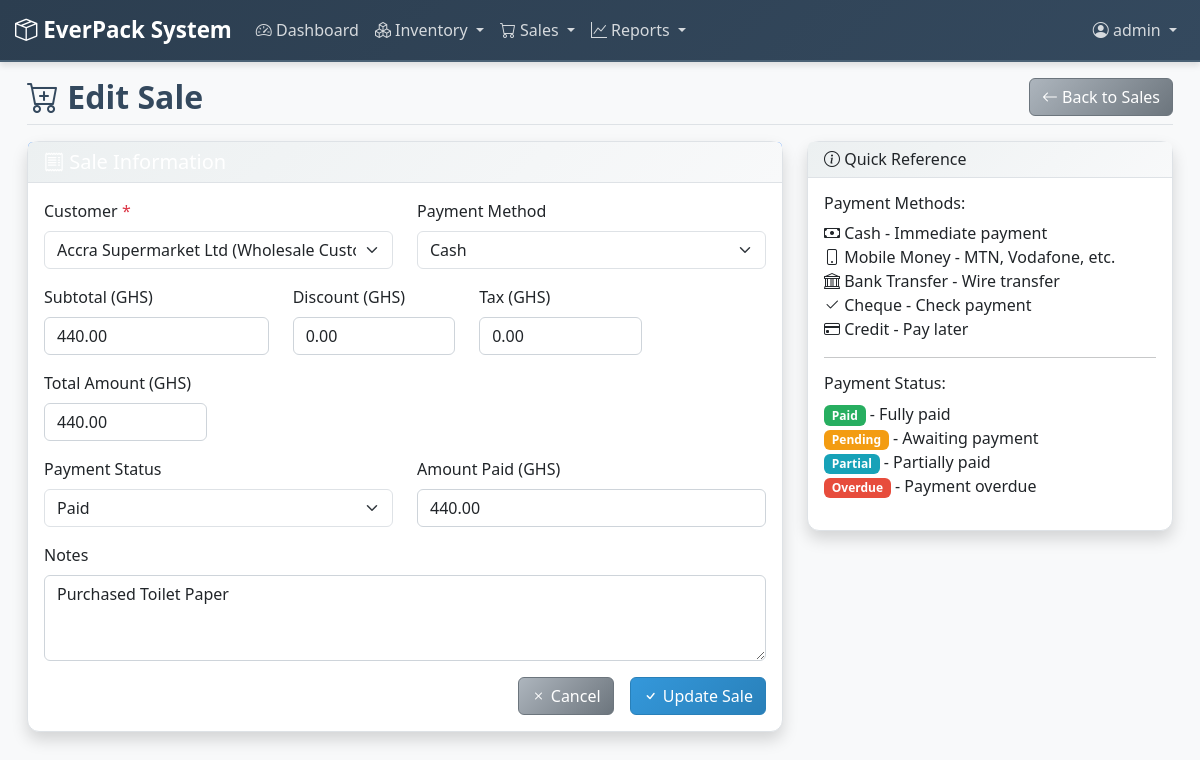
The page /sales/20/edit/ (signed in) on the database its author committed.
### sales/models.py (models this page shows, shortened)
class Sale(models.Model):
    PAYMENT_STATUS_CHOICES = [
        ('PAID', 'Paid'),
        ('PENDING', 'Pending'),
        ('PARTIAL', 'Partial'),
        ('OVERDUE', 'Overdue'),
    ]
    PAYMENT_METHOD_CHOICES = [
        ('CASH', 'Cash'),
        ('MOBILE_MONEY', 'Mobile Money'),
        ('BANK_TRANSFER', 'Bank Transfer'),
        ('CHEQUE', 'Cheque'),
        ('CREDIT', 'Credit'),
    ]
    invoice_number = models.CharField(max_length=20, unique=True, editable=False)
    customer = models.ForeignKey(Customer, on_delete=models.CASCADE, related_name='sales')
    sale_date = models.DateTimeField(auto_now_add=True)
    payment_method = models.CharField(max_length=15, choices=PAYMENT_METHOD_CHOICES, default='CASH')
    payment_status = models.CharField(max_length=10, choices=PAYMENT_STATUS_CHOICES, default='PAID')
    subtotal = models.DecimalField(max_digits=10, decimal_places=2, default=0)
    discount_amount = models.DecimalField(max_digits=10, decimal_places=2, default=0)
    tax_amount = models.DecimalField(max_digits=10, decimal_places=2, default=0)
    total_amount = models.DecimalField(max_digits=10, decimal_places=2, default=0)
    amount_paid = models.DecimalField(max_digits=10, decimal_places=2, default=0)
    notes = models.TextField(blank=True)
    created_by = models.ForeignKey(User, on_delete=models.CASCADE)
    created_at = models.DateTimeField(auto_now_add=True)
    updated_at = models.DateTimeField(auto_now=True)
    class Meta:
        ordering = ['-created_at']

### sales/views.py (the view, shortened to what this page needs)
# urls.py: path('<int:pk>/edit/', views.SaleUpdateView.as_view(), name='sale_edit'),
class SaleUpdateView(LoginRequiredMixin, UpdateView):
    model = Sale
    template_name = 'sales/sale_form.html'
    fields = ['customer', 'payment_method', 'payment_status', 'subtotal', 'discount_amount', 'tax_amount', 'total_amount', 'amount_paid', 'notes']
    def get_object(self, queryset=None):
        obj = super().get_object(queryset)
        today = timezone.now().date()
        sale_date = obj.sale_date.date()
        return obj

### templates/sales/sale_form.html (shortened to what this page needs)
{% extends 'base.html' %}
{% block page_title %}
    <i class="bi bi-cart-plus"></i> {% if object %}Edit Sale{% else %}Create New Sale{% endif %}
{% endblock %}
{% block page_actions %}
    <a href="{% url 'sales:sale_list' %}" class="btn btn-secondary">
        <i class="bi bi-arrow-left"></i> Back to Sales
    </a>
{% endblock %}
{% block content %}
<div class="row">
    <div class="col-lg-8">
        <div class="card shadow">
            <div class="card-header bg-primary text-white">
                <h5 class="mb-0">
                    <i class="bi bi-receipt"></i> Sale Information
                </h5>
            </div>
            <div class="card-body">
                <form method="post" class="needs-validation" novalidate>
                    <div class="row">
                        <div class="col-md-6">
                            <div class="mb-3">
                                <label for="id_customer" class="form-label">Customer <span class="text-danger">*</span></label>
                                <select class="form-select" id="id_customer" name="customer" required>
                                    {% for customer in form.customer.field.queryset %}
                                        <option value="{{ customer.pk }}"
                                                {% if form.customer.value %}
                                                    {% if customer.pk == form.customer.value or customer.pk|stringformat:"s" == form.customer.value|stringformat:"s" %}selected{% endif %}
                                                {% endif %}>
                                            {{ customer.name }} ({{ customer.get_customer_type_display }})
                                        </option>
                                    {% endfor %}
                                </select>
                            </div>
                        </div>
                        <div class="col-md-6">
                            <div class="mb-3">
                                <label for="id_payment_method" class="form-label">Payment Method</label>
                                <select class="form-select" id="id_payment_method" name="payment_method">
                                    {% for value, label in form.payment_method.field.choices %}
                                        <option value="{{ value }}"
                                                {% if form.payment_method.value == value %}selected{% endif %}>
                                            {{ label }}
                                        </option>
                                    {% endfor %}
                                </select>
                            </div>
                        </div>
                    </div>
                    <div class="row">
                        <div class="col-md-4">
                            <div class="mb-3">
                                <label for="id_subtotal" class="form-label">Subtotal (GHS)</label>
                                <input type="number" class="form-control" id="id_subtotal" name="subtotal"
                                       value="{{ form.subtotal.value|default_if_none:'0' }}" step="0.01" min="0" required>
                            </div>
                        </div>
                        <div class="col-md-3">
                            <div class="mb-3">
                                <label for="id_discount_amount" class="form-label">Discount (GHS)</label>
                                <input type="number" class="form-control" id="id_discount_amount" name="discount_amount"
                                       value="{{ form.discount_amount.value|default_if_none:'0' }}" step="0.01" min="0">
                            </div>
                        </div>
                        <div class="col-md-3">
                            <div class="mb-3">
                                <label for="id_tax_amount" class="form-label">Tax (GHS)</label>
                                <input type="number" class="form-control" id="id_tax_amount" name="tax_amount"
                                       value="{{ form.tax_amount.value|default_if_none:'0' }}" step="0.01" min="0">
                            </div>
                        </div>
                        <div class="col-md-3">
                            <div class="mb-3">
                                <label for="id_total_amount" class="form-label">Total Amount (GHS)</label>
                                <input type="number" class="form-control" id="id_total_amount" name="total_amount"
                                       value="{{ form.total_amount.value|default_if_none:'0' }}" step="0.01" min="0" required>
                            </div>
                        </div>
                    </div>
                    <div class="row">
                        <div class="col-md-6">
                            <div class="mb-3">
                                <label for="id_payment_status" class="form-label">Payment Status</label>
                                <select class="form-select" id="id_payment_status" name="payment_status">
                                    {% for value, label in form.payment_status.field.choices %}
                                        <option value="{{ value }}"
                                                {% if form.payment_status.value == value %}selected{% endif %}>
                                            {{ label }}
                                        </option>
                                    {% endfor %}
                                </select>
                            </div>
                        </div>
                        <div class="col-md-6">
                            <div class="mb-3">
                                <label for="id_amount_paid" class="form-label">Amount Paid (GHS)</label>
                                <input type="number" class="form-control" id="id_amount_paid" name="amount_paid"
                                       value="{{ form.amount_paid.value|default_if_none:'0' }}" step="0.01" min="0">
                            </div>
                        </div>
                    </div>
                    <div class="mb-3">
                        <label for="id_notes" class="form-label">Notes</label>
                        <textarea class="form-control" id="id_notes" name="notes" rows="3"
                                  placeholder="Sale notes...">{{ form.notes.value|default_if_none:'' }}</textarea>
                    </div>
                    <div class="d-grid gap-2 d-md-flex justify-content-md-end">
                        <a href="{% url 'sales:sale_list' %}" class="btn btn-secondary me-md-2">
                            <i class="bi bi-x"></i> Cancel
                        </a>
                        <button type="submit" class="btn btn-primary" id="submitBtn">
                            <span id="submitText">
                                <i class="bi bi-check"></i> {% if object %}Update Sale{% else %}Create Sale{% endif %}
                            </span>
                        </button>
                    </div>
                </form>
            </div>
        </div>
    </div>
    <div class="col-lg-4">
        <div class="card shadow">
            <div class="card-header">
                <h6 class="mb-0"><i class="bi bi-info-circle"></i> Quick Reference</h6>
            </div>
            <div class="card-body">
                <h6>Payment Methods:</h6>
                <ul class="list-unstyled">
                    <li><i class="bi bi-cash"></i> Cash - Immediate payment</li>
                    <li><i class="bi bi-phone"></i> Mobile Money - MTN, Vodafone, etc.</li>
                    <li><i class="bi bi-bank"></i> Bank Transfer - Wire transfer</li>
                    <li><i class="bi bi-check2"></i> Cheque - Check payment</li>
                    <li><i class="bi bi-credit-card"></i> Credit - Pay later</li>
                </ul>
                <hr>
                <h6>Payment Status:</h6>
                <ul class="list-unstyled">
                    <li><span class="badge bg-success">Paid</span> - Fully paid</li>
                    <li><span class="badge bg-warning">Pending</span> - Awaiting payment</li>
                    <li><span class="badge bg-info">Partial</span> - Partially paid</li>
                    <li><span class="badge bg-danger">Overdue</span> - Payment overdue</li>
                </ul>
            </div>
        </div>
    </div>
</div>
{% endblock %}

### templates/base.html (shortened to what this page needs)
{% load role_tags %}
<!DOCTYPE html>
<html lang="en">
<head>
    <link href="https://cdn.jsdelivr.net/npm/bootstrap@5.3.0/dist/css/bootstrap.min.css" rel="stylesheet">
    <link rel="stylesheet" href="https://cdn.jsdelivr.net/npm/bootstrap-icons@1.10.0/font/bootstrap-icons.css">
</head>
<body>
    <nav class="navbar navbar-expand-lg navbar-dark bg-success">
        <div class="container-fluid">
            <a class="navbar-brand" href="{% url 'dashboard:home' %}">
                <i class="bi bi-box-seam"></i> EverPack System
            </a>
            <div class="collapse navbar-collapse" id="navbarNav">
                <ul class="navbar-nav me-auto">
                    {% can_access_app user 'dashboard' as can_dashboard %}
                    {% if can_dashboard %}
                    <li class="nav-item">
                        <a class="nav-link" href="{% url 'dashboard:home' %}">
                            <i class="bi bi-speedometer2"></i> Dashboard
                        </a>
                    </li>
                    {% endif %}
                    {% can_access_app user 'inventory' as can_inventory %}
                    {% if can_inventory %}
                    <li class="nav-item dropdown">
                        <a class="nav-link dropdown-toggle" href="#" id="inventoryDropdown" role="button" data-bs-toggle="dropdown">
                            <i class="bi bi-boxes"></i> Inventory
                        </a>
                            {% can_perform_action user 'delete' as can_manage_stock %}
                    </li>
                    {% endif %}
                    {% can_access_app user 'sales' as can_sales %}
                    {% if can_sales %}
                    <li class="nav-item dropdown">
                        <a class="nav-link dropdown-toggle" href="#" id="salesDropdown" role="button" data-bs-toggle="dropdown">
                            <i class="bi bi-cart"></i> Sales
                        </a>
                    </li>
                    {% endif %}
                    {% can_access_app user 'reports' as can_reports %}
                    {% if can_reports %}
                    <li class="nav-item dropdown">
                        <a class="nav-link dropdown-toggle" href="#" id="reportsDropdown" role="button" data-bs-toggle="dropdown">
                            <i class="bi bi-graph-up"></i> Reports
                        </a>
                    </li>
                    {% endif %}
                </ul>
                {% if user.is_authenticated %}
                <ul class="navbar-nav">
                    <li class="nav-item dropdown">
                        <a class="nav-link dropdown-toggle" href="#" id="userDropdown" role="button" data-bs-toggle="dropdown" aria-expanded="false">
                            <i class="bi bi-person-circle"></i> {{ user.get_full_name|default:user.username }}
                        </a>
                    </li>
                </ul>
                {% else %}
                <ul class="navbar-nav">
                    <li class="nav-item">
                        <a class="nav-link" href="{% url 'accounts:login' %}">Login</a>
                    </li>
                </ul>
                {% endif %}
            </div>
        </div>
    </nav>
    <div class="container-fluid">
        <div class="row">
            <main class="col-md-12 ms-sm-auto px-md-4">
                <div class="d-flex justify-content-between flex-wrap flex-md-nowrap align-items-start pt-3 pb-2 mb-3 border-bottom">
                    <h1 class="h2 mb-2 mb-md-0">{% block page_title %}Page Title{% endblock %}</h1>
                    <div class="page-actions">
                        {% block page_actions %}{% endblock %}
                    </div>
                </div>
                {% block content %}{% endblock %}
            </main>
        </div>
    </div>
</body>
</html>

### rows shown on the page
Sale: payment_method "Cash", subtotal "440.00", discount_amount "0.00", tax_amount "0.00", total_amount "440.00", payment_status "Paid", amount_paid "440.00", notes "Purchased Toilet Paper"

### other values the page prints
{{ user.get_full_name|default:user.username }} "admin"
form field customer "Accra Supermarket Ltd (Wholesale Customer)"
